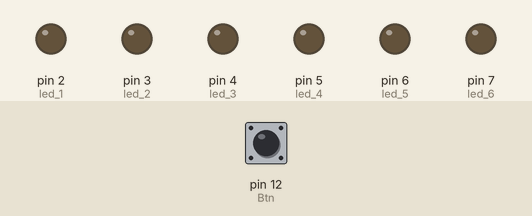
The sketch below on a simulated Arduino Uno, built with avr-gcc and run on an emulated ATmega328P. Shown: output pins drawn as LEDs (lit = HIGH). The inputs (shaded band) are chosen by the test bench; at power-on: pin 12 (Btn) LOW. Random numbers use the default seed unless the sketch sets one.

Above: at 1.2 s.
1.3 s: pin 12 (Btn) pulled HIGH for 3.2 s
At 4.3 s:
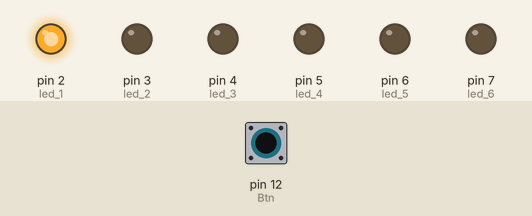
6.0 s: pin 12 (Btn) pulled HIGH for 0.15 s
At 6.3 s:
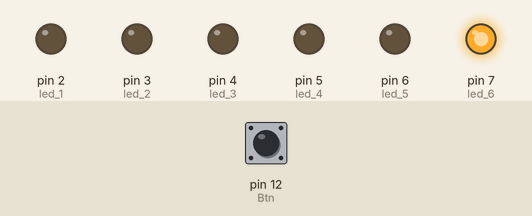
7.6 s: pin 12 (Btn) pulled HIGH for 3.2 s
At 11.0 s:
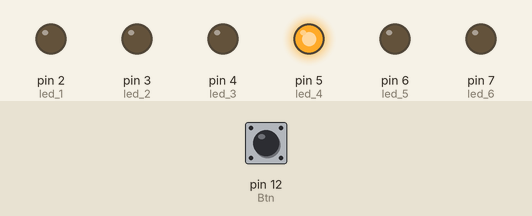
12.3 s: pin 12 (Btn) pulled HIGH for 1 s
At 13.9 s:
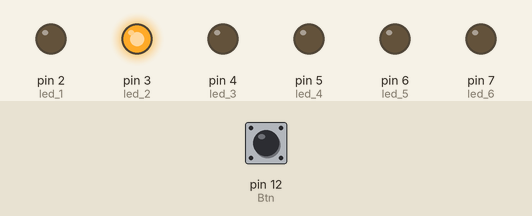
Timing chart, 0 to 15.4 s (numbered marks = the images above; inputs shaded):
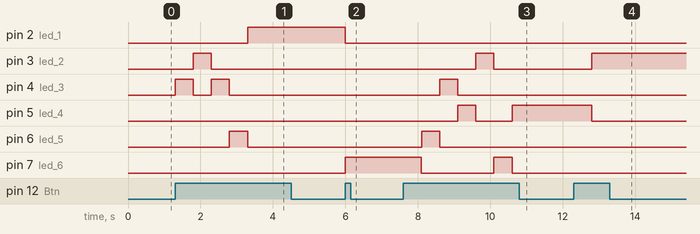

Measured:
- after the input at 1.3 s, pin 2 (led_1): LOW → HIGH after 2.0 s; pin 3 (led_2): LOW → HIGH after 0.50 s, → LOW 0.50 s later; pin 4 (led_3): alternates HIGH for 0.50 s and LOW for 0.50 s, 4 changes in all, then stays LOW, starting at once; pin 6 (led_5): LOW → HIGH after 1.5 s, → LOW 0.50 s later
- after the input at 6.0 s, pin 2 (led_1): HIGH → LOW at once; pin 7 (led_6): LOW → HIGH at once
- after the input at 7.6 s, pin 3 (led_2): LOW → HIGH after 2.0 s, → LOW 0.50 s later; pin 4 (led_3): LOW → HIGH after 1.0 s, → LOW 0.50 s later
- after the input at 12.3 s, pin 3 (led_2): LOW → HIGH after 0.50 s; pin 5 (led_4): HIGH → LOW after 0.50 s

The sketch:

Teningakast.ino
```cpp
/*
Random Teningur
Hrólfur Gylfason
12/06/2018
*/
const int led_1 = 2;
const int led_2 = 3;
const int led_3 = 4;
const int led_4 = 5;
const int led_5 = 6;
const int led_6 = 7;

const int Btn = 12;

int random_hlid = 0;

void setup() {
    Serial.begin(9600);

    pinMode(led_1,OUTPUT);
    pinMode(led_2,OUTPUT);
    pinMode(led_3,OUTPUT);
    pinMode(led_4,OUTPUT);
    pinMode(led_5,OUTPUT);
    pinMode(led_6,OUTPUT);
    pinMode(Btn,INPUT);
    randomSeed(analogRead(A0));
}

void loop() {
    if (digitalRead(Btn) == HIGH){
        for (int x = 2; x < 8; x++){
            digitalWrite(x,LOW);
        }
        random_hlid = random(2,8);
        digitalWrite(random_hlid,HIGH);
        delay(500);
    }

}
```
